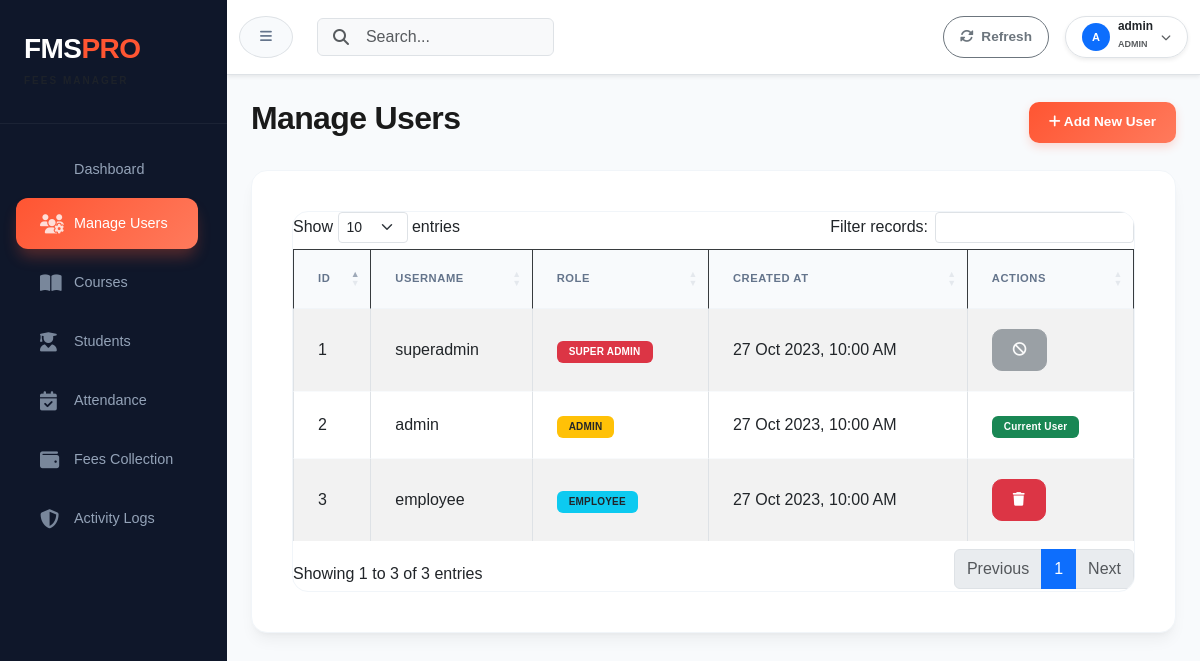
/pages/users.php (signed in), run on the app's committed database.
### tables this page shows
CREATE TABLE `users` (
  `id` int(11) NOT NULL,
  `username` varchar(50) NOT NULL,
  `password` varchar(255) NOT NULL,
  `role` enum('super_admin','admin','employee') NOT NULL DEFAULT 'employee',
  `created_at` timestamp NOT NULL DEFAULT current_timestamp()
);

### pages/users.php (the view, shortened to what this page needs)
<?php
require_once '../includes/auth.php';
include '../includes/header.php';
$users = $conn->query("SELECT * FROM users ORDER BY id DESC");
?>
<div class="d-flex justify-content-between align-items-center mb-4">
    <h2 class="fw-bold">Manage Users</h2>
    <button class="btn btn-primary" data-bs-toggle="modal" data-bs-target="#addUserModal"><i class="fas fa-plus"></i> Add New User</button>
</div>
<div class="card">
    <div class="card-body">
        <div class="table-responsive">
            <table class="table table-bordered table-striped datatable w-100">
                <thead class="table-dark">
                    <tr>
                        <th>ID</th>
                        <th>Username</th>
                        <th>Role</th>
                        <th>Created At</th>
                        <th>Actions</th>
                    </tr>
                </thead>
                <tbody>
                    <?php while($row = $users->fetch_assoc()): ?>
                    <tr>
                        <td><?php echo $row['id']; ?></td>
                        <td><?php echo htmlspecialchars($row['username']); ?></td>
                        <td>
                            <?php
                                $r = $row['role'];
                                $badge = 'bg-secondary';
                                if($r == 'super_admin') $badge = 'bg-danger';
                                else if($r == 'admin') $badge = 'bg-warning text-dark';
                                else if($r == 'employee') $badge = 'bg-info text-dark';
                                echo "<span class='badge $badge'>" . strtoupper(str_replace('_', ' ', $r)) . "</span>";
                            ?>
                        </td>
                        <td><?php echo date('d M Y, h:i A', strtotime($row['created_at'])); ?></td>
                        <td>
                            <?php if($_SESSION['user_id'] != $row['id']): ?>
                                <?php if($_SESSION['role'] == 'super_admin' || ($_SESSION['role'] == 'admin' && $row['role'] == 'employee')): ?>
                                    <a href="users.php?delete=<?php echo $row['id']; ?>" class="btn btn-danger btn-sm" onclick="return confirm('Are you sure you want to delete this user?');"><i class="fas fa-trash"></i></a>
                                <?php else: ?>
                                    <button class="btn btn-secondary btn-sm" disabled><i class="fas fa-ban"></i></button>
                                <?php endif; ?>
                            <?php else: ?>
                                <span class="badge bg-success">Current User</span>
                            <?php endif; ?>
                        </td>
                    </tr>
                    <?php endwhile; ?>
                </tbody>
            </table>
        </div>
    </div>
</div>
<?php include '../includes/footer.php'; ?>

### includes/header.php (shortened to what this page needs)
<!DOCTYPE html>
<html lang="en">
<head>
    <link href="https://cdn.jsdelivr.net/npm/bootstrap@5.3.0/dist/css/bootstrap.min.css" rel="stylesheet">
    <link rel="stylesheet" href="https://cdnjs.cloudflare.com/ajax/libs/font-awesome/6.4.0/css/all.min.css">
    <link rel="stylesheet" href="https://cdn.datatables.net/1.13.6/css/dataTables.bootstrap5.min.css">
    <link rel="stylesheet" href="../assets/css/style.css">
</head>
<body>
    <div class="d-flex wrapper">
        <?php include 'sidebar.php'; ?>
        <div id="page-content-wrapper" class="w-100">
            <nav class="navbar navbar-expand-lg navbar-light bg-white border-bottom py-3 sticky-top shadow-sm">
                <div class="container-fluid">
                    <button class="btn btn-light rounded-circle border me-3" id="menu-toggle"><i class="fas fa-bars"></i></button>
                    <form class="d-none d-md-flex ms-2 position-relative w-25">
                        <i class="fas fa-search position-absolute top-50 translate-middle-y ms-3 text-muted"></i>
                        <input class="form-control ps-5 border bg-light shadow-none" type="search" placeholder="Search..." aria-label="Search" id="globalSearch">
                    </form>
                    <div class="ms-auto d-flex align-items-center gap-3">
                        <button class="btn btn-outline-secondary btn-sm rounded-pill px-3" onclick="handleRefresh(this)">
                            <i class="fas fa-sync-alt me-1"></i> Refresh
                        </button>
                        <div class="dropdown">
                            <button class="btn btn-white border rounded-pill px-3 py-1 d-flex align-items-center shadow-sm" type="button" data-bs-toggle="dropdown">
                                <div class="avatar-xs bg-primary text-white rounded-circle me-2 d-flex align-items-center justify-content-center" style="width: 28px; height: 28px; font-size: 11px;">
                                    <?php echo strtoupper(substr($_SESSION['username'], 0, 1)); ?>
                                </div>
                                <div class="text-start me-2 d-none d-sm-block">
                                    <div class="fw-bold small lh-1"><?php echo htmlspecialchars($_SESSION['username']); ?></div>
                                    <small class="text-muted" style="font-size: 9px;"><?php echo strtoupper(str_replace('_', ' ', $_SESSION['role'])); ?></small>
                                </div>
                                <i class="fas fa-chevron-down x-small text-muted" style="font-size: 10px;"></i>
                            </button>
                        </div>
                    </div>
                </div>
            </nav>
            <div class="container-fluid p-4 main-container">

### includes/sidebar.php
<?php
$current_page = basename($_SERVER['PHP_SELF']);
?>
<div class="sidebar-wrapper" id="sidebar-wrapper">
    <div class="sidebar-heading">
        <h3 class="fw-bold text-white mb-0">FMS<span style="color: var(--first-color);">PRO</span></h3>
        <small class="text-muted text-uppercase fw-bold" style="font-size: 10px; letter-spacing: 2px;">Fees Manager</small>
    </div>
    <div class="list-group list-group-flush my-3">
        <a href="../pages/dashboard.php" class="list-group-item list-group-item-action <?php echo $current_page == 'dashboard.php' ? 'active' : ''; ?>">
            <i class="fas fa-grid-2"></i>Dashboard
        </a>
        <?php if ($_SESSION['role'] == 'super_admin' || $_SESSION['role'] == 'admin'): ?>
        <a href="../pages/users.php" class="list-group-item list-group-item-action <?php echo $current_page == 'users.php' ? 'active' : ''; ?>">
            <i class="fas fa-users-gear"></i>Manage Users
        </a>
        <?php endif; ?>
        <a href="../pages/courses.php" class="list-group-item list-group-item-action <?php echo $current_page == 'courses.php' ? 'active' : ''; ?>">
            <i class="fas fa-book-open"></i>Courses
        </a>
        <a href="../pages/students.php" class="list-group-item list-group-item-action <?php echo $current_page == 'students.php' ? 'active' : ''; ?>">
            <i class="fas fa-user-graduate"></i>Students
        </a>
        <a href="../pages/attendance.php" class="list-group-item list-group-item-action <?php echo $current_page == 'attendance.php' ? 'active' : ''; ?>">
            <i class="fas fa-calendar-check"></i>Attendance
        </a>
        <a href="../pages/fees.php" class="list-group-item list-group-item-action <?php echo $current_page == 'fees.php' ? 'active' : ''; ?>">
            <i class="fas fa-wallet"></i>Fees Collection
        </a>
        <?php if ($_SESSION['role'] == 'super_admin' || $_SESSION['role'] == 'admin'): ?>
        <a href="../pages/logs.php" class="list-group-item list-group-item-action <?php echo $current_page == 'logs.php' ? 'active' : ''; ?>">
            <i class="fas fa-shield-halved"></i>Activity Logs
        </a>
        <?php endif; ?>
    </div>
</div>

### includes/footer.php (shortened to what this page needs)
            </div>
        </div>
    </div>
</body>
</html>

### assets/css/style.css (style rules this page uses)
:root { --header-height: 4rem; --first-color: #ff5532; --first-color-alt: #e64a2a; --second-color: #575757; --text-color: #1a1a1a; --text-color-light: #6b7280; --body-color: #ffffff; --container-color: #f8fafc; --border-color: #f1f5f9; --shadow: 0 10px 15px -3px rgb(0 0 0 / 0.05), 0 4px 6px -4px rgb(0 0 0 / 0.05); --primary-gradient: linear-gradient(135deg, var(--first-color) 0%, #ff7a5c 100%); --normal-font-size: .938rem; --small-font-size: .813rem; --smaller-font-size: .75rem; }
body { font-family: 'Poppins', sans-serif; background-color: var(--container-color); color: var(--text-color); overflow-x: hidden; line-height: 1.6; }
.wrapper { display: flex; width: 100%; }
#page-content-wrapper { min-width: 0; width: 100%; }
.sidebar-wrapper { min-height: 100vh; width: 280px; margin-left: 0; transition: margin 0.3s ease; background: #0f172a !important; }
.sidebar-wrapper .sidebar-heading { padding: 2rem 1.5rem; border-bottom: 1px solid rgba(255,255,255,0.05); }
.sidebar-wrapper .list-group-item { background: transparent !important; color: #94a3b8 !important; padding: 14px 24px; border: none; font-weight: 500; display: flex; align-items: center; gap: 14px; border-radius: 12px; margin: 4px 16px; font-size: 0.9rem; transition: all 0.2s; }
.sidebar-wrapper .list-group-item i { font-size: 1.2rem; width: 20px; opacity: 0.8; }
.sidebar-wrapper .list-group-item.active { background: var(--primary-gradient) !important; color: #fff !important; box-shadow: 0 10px 15px -3px rgba(255, 85, 50, 0.3); }
.sidebar-wrapper .list-group-item.active { background: var(--primary-gradient) !important; color: #fff !important; box-shadow: 0 10px 15px -3px rgba(255, 85, 50, 0.3); width: 80%; }
.wrapper, .sidebar-wrapper, #page-content-wrapper { transition: all 0.3s ease; }
.card { border: 1px solid var(--border-color); border-radius: 16px; box-shadow: var(--shadow); background: #fff; padding: 1.5rem; }
h1, h2, h3, h4, h5, h6 { font-weight: 700; letter-spacing: -0.02em; }
.btn { padding: 10px 20px; font-weight: 600; border-radius: 10px; font-size: 0.85rem; }
.btn-primary { background: var(--primary-gradient); border: none; box-shadow: 0 4px 10px rgba(255, 85, 50, 0.2); }
.btn-light { background: #f8fafc; border: 1px solid #e2e8f0; color: #64748b; }
.table-responsive { border-radius: 16px; background: #fff; border: 1px solid var(--border-color); }
.table thead th { background: #f8fafc; border-bottom: 1px solid var(--border-color); color: #64748b; font-weight: 600; text-transform: uppercase; font-size: 0.7rem; letter-spacing: 0.05em; padding: 1.25rem 1.5rem; }
.table tbody tr td { padding: 1.25rem 1.5rem; border-bottom: 1px solid #f8fafc; vertical-align: middle; }
.table tbody tr:last-child td { border-bottom: none; }
.badge { padding: 6px 12px; font-weight: 600; border-radius: 6px; font-size: 10px; letter-spacing: 0.02em; }

### data on the page
users: id "3", username "employee", role "EMPLOYEE", created_at "27 Oct 2023, 10:00 AM"
users: id "2", username "admin", role "ADMIN", created_at "27 Oct 2023, 10:00 AM", shows "Current User"
users: id "1", username "superadmin", role "SUPER ADMIN", created_at "27 Oct 2023, 10:00 AM"

### other printed values
substr($_SESSION['username'], 0, 1) "A"
$_SESSION['username'] "admin"
str_replace('_', ' ', $_SESSION['role']) "ADMIN"
